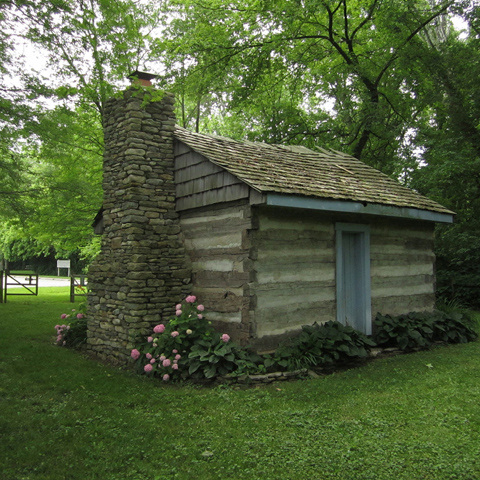
//> input picture examples/ex08template/cabin.jpg, 480 x 480 px
$ ./ex08template cabin.jpg stones.jpg   (built with g++ and OpenCV 4)
//> lines starting //> are read from the running program, lines starting //| are printed output that depends on the picture; after the words box and inside, x2 and y2 are one past the last pixel; in counts of white or black regions, pixels touching at a corner belong together
/**
 * @file MatchTemplate_Demo.cpp
 * @brief Sample code to use the function MatchTemplate
 * @author OpenCV team
 *
 * As noted this is a Template Matching Example available to those learning
 * Computer Vision and OpenCV .... Ross Beveridge
 *
 */

#include "opencv2/imgcodecs.hpp"
#include "opencv2/highgui.hpp"
#include "opencv2/imgproc.hpp"
#include <iostream>

using namespace std;
using namespace cv;

/// Global Variables
bool use_mask;
Mat img; Mat templ; Mat mask; Mat result;
const char* image_window = "Source Image";
const char* result_window = "Result window";

int match_method;
int max_Trackbar = 5;

/// Function Headers
void MatchingMethod( int, void* );

int main( int argc, char** argv )
{
  if (argc < 3)
  {
    cout << "Not enough parameters" << endl;
    cout << "Usage:\n./ex08template <image_name> <template_name> [<mask_name>]" << endl;
    return -1;
  }

  /// Load image and template
  img   = imread( argv[1], IMREAD_COLOR );
//> img is the input picture: 480 rows x 480 cols, CV_8UC3; mean B, G, R 57.4, 93.1, 78.6
  templ = imread( argv[2], IMREAD_COLOR );
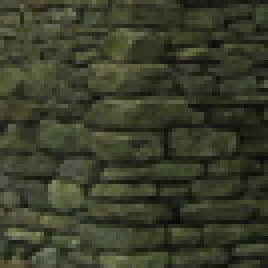
//> input picture examples/ex08template/stones.jpg, 67 x 67 px (shown 4 times larger)
//> templ is the input picture: 67 rows x 67 cols, CV_8UC3; mean B, G, R 42.5, 61.1, 58

  if(argc > 3) {
    use_mask = true;
    mask = imread( argv[3], IMREAD_COLOR );
  }

  if(img.empty() || templ.empty() || (use_mask && mask.empty()))
  {
    cout << "Can't read one of the images" << endl;
    return -1;
  }

  /// Create windows
  namedWindow( image_window, WINDOW_AUTOSIZE );
  namedWindow( result_window, WINDOW_AUTOSIZE );

  /// Create Trackbar
  const char* trackbar_label = "Method: \n 0: SQDIFF \n 1: SQDIFF NORMED \n 2: TM CCORR \n 3: TM CCORR NORMED \n 4: TM COEFF \n 5: TM COEFF NORMED";
  createTrackbar( trackbar_label, image_window, &match_method, max_Trackbar, MatchingMethod );

  MatchingMethod( 0, 0 );

  waitKey(0);
  return 0;
  //! [wait_key]
}

/**
 * @function MatchingMethod
 * @brief Trackbar callback
 */
void MatchingMethod( int, void* )
{
  /// Source image to display
  Mat img_display;
  img.copyTo( img_display );

  /// Create the result matrix
  int result_cols =  img.cols - templ.cols + 1;
//> result_cols = 414
  int result_rows = img.rows - templ.rows + 1;
//> result_rows = 414

  result.create( result_rows, result_cols, CV_32FC1 );

  /// Do the Matching and Normalize
  bool method_accepts_mask = (CV_TM_SQDIFF == match_method || match_method == CV_TM_CCORR_NORMED);
  if (use_mask && method_accepts_mask)
    { matchTemplate( img, templ, result, match_method, mask); }
  else
    { matchTemplate( img, templ, result, match_method); }
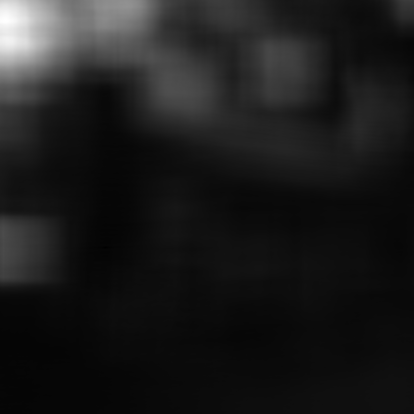
//> result: 414 rows x 414 cols, CV_32FC1; min 75383, max 332034752, mean 37090292; drawn with min black and max white

  normalize( result, result, 0, 1, NORM_MINMAX, -1, Mat() );

  /// Localizing the best match with minMaxLoc
  double minVal; double maxVal; Point minLoc; Point maxLoc;
  Point matchLoc;

  minMaxLoc( result, &minVal, &maxVal, &minLoc, &maxLoc, Mat() );
//> minVal = 0; maxVal = 1; minLoc = Point(105, 247); maxLoc = Point(5, 20)

  /// For SQDIFF and SQDIFF_NORMED, the best matches are lower values. For all the other methods, the higher the better
  if( match_method  == TM_SQDIFF || match_method == TM_SQDIFF_NORMED )
    { matchLoc = minLoc; }
//> matchLoc = Point(105, 247)
  else
    { matchLoc = maxLoc; }

  Mat resultcolor;
  cvtColor(result, resultcolor, CV_GRAY2RGB);

  rectangle( img_display, matchLoc, Point( matchLoc.x + templ.cols , matchLoc.y + templ.rows ), Scalar(175,0,190), 2, 8, 0 );
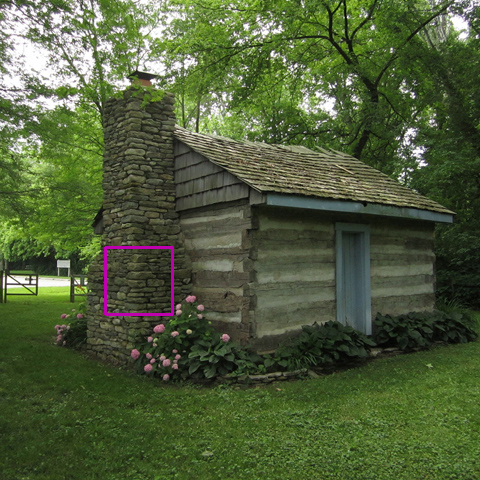
//> img_display: 480 rows x 480 cols, CV_8UC3; 0.35% of pixels changed, all inside (x1, y1, x2, y2) = (104, 246, 174, 316)

  rectangle( resultcolor, Point( matchLoc.x - (templ.cols/2) + 1 , matchLoc.y - (templ.rows/2) + 1 ),
                          Point( matchLoc.x + (templ.cols/2),      matchLoc.y + (templ.rows/2) ), Scalar(175,0,190), 2, 8, 0 );
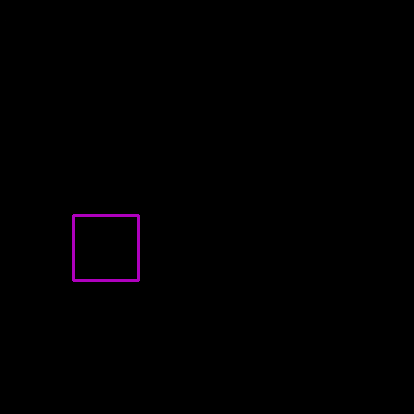
//> resultcolor: 414 rows x 414 cols, CV_32FC3; mean R, G, B 0.9, 0.1, 1

  imshow( image_window, img_display );
  imshow( result_window, resultcolor );

  return;
}
